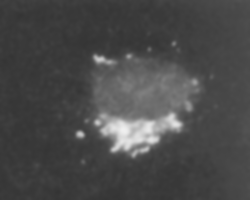
%> input picture aulas/aula7/cito-suavizada.tif, 250 x 200 px
$ octave aula.m   (GNU Octave 9; MATLAB toolbox functions it lacks are replaced by stand-ins)
%> lines starting %> are read from the running program, lines starting %| are printed output that depends on the picture; in (x1, y1, x2, y2) boxes, pixels count from 0 and x2, y2 are one past the last pixel; in counts of white or black regions, pixels touching at a corner belong together; the program's own positions count from 1
%% ex 4
cito_suavizada=imread('cito-suavizada.tif');
%> cito_suavizada is the input picture: size 200x250 uint8; min 52, max 239, mean 73.6
cito_suavizada_bin= imbinarize(cito_suavizada);
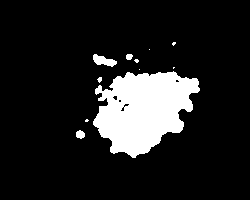
%> cito_suavizada_bin: size 200x250 logical; 12.8% white; 11 white regions (6 under 20 px), largest, box (x1, y1, x2, y2) and area: (93, 71, 200, 158) 6083, (93, 54, 117, 67) 176, (76, 130, 85, 139) 61, (126, 54, 133, 60) 35, (97, 77, 102, 83) 20
figure(1), imshow(cito_suavizada);
figure(2), imshow(cito_suavizada_bin);

cito_suavizada_bin_64= imbinarize(cito_suavizada, 80/254);
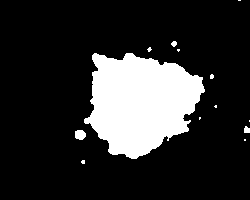
%> cito_suavizada_bin_64: size 200x250 logical; 17.9% white; 13 white regions (9 under 20 px), largest, box (x1, y1, x2, y2) and area: (84, 53, 205, 159) 8745, (75, 130, 86, 140) 91, (244, 126, 250, 133) 35, (171, 41, 177, 47) 26
figure(3), imshow(cito_suavizada_bin_64);
cito_suavizada_bin_128= imbinarize(cito_suavizada, 128/254);
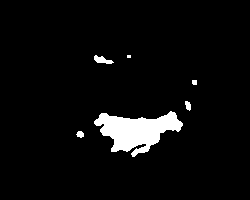
%> cito_suavizada_bin_128: size 200x250 logical; 4.7% white; 6 white regions (1 under 20 px), largest, box (x1, y1, x2, y2) and area: (94, 111, 183, 157) 2142, (94, 55, 114, 64) 98, (185, 101, 191, 111) 44, (76, 131, 84, 138) 41, (192, 80, 197, 85) 24
figure(3), imshow(cito_suavizada_bin_128);

cito_suavizada_bin_somado= 0.5*cito_suavizada_bin_64+ 0.5*cito_suavizada_bin_128;
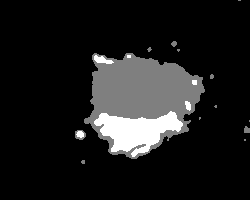
%> cito_suavizada_bin_somado: size 200x250 double; min 0, max 1, mean 0.113
figure(4), imshow(cito_suavizada_bin_somado);
